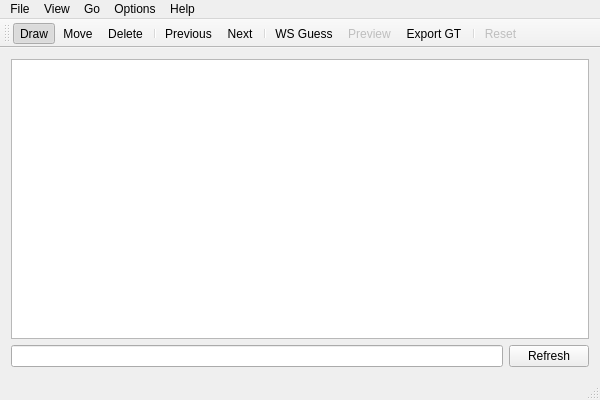
<?xml version="1.0" encoding="UTF-8"?>
<ui version="4.0">
 <class>TsHelper</class>
 <widget class="QMainWindow" name="TsHelper">
  <property name="geometry">
   <rect>
    <x>0</x>
    <y>0</y>
    <width>600</width>
    <height>400</height>
   </rect>
  </property>
  <property name="windowTitle">
   <string>OcrSlicer</string>
  </property>
  <widget class="QWidget" name="centralWidget">
   <layout class="QVBoxLayout" name="verticalLayout">
    <item>
     <widget class="SegmenterView" name="sceneview">
      <property name="mouseTracking">
       <bool>true</bool>
      </property>
      <property name="transformationAnchor">
       <enum>QGraphicsView::AnchorUnderMouse</enum>
      </property>
      <property name="resizeAnchor">
       <enum>QGraphicsView::AnchorUnderMouse</enum>
      </property>
      <property name="viewportUpdateMode">
       <enum>QGraphicsView::SmartViewportUpdate</enum>
      </property>
     </widget>
    </item>
    <item>
     <layout class="QHBoxLayout" name="horizontalLayout">
      <item>
       <widget class="TranscriptEdit" name="lineEdit">
        <property name="enabled">
         <bool>true</bool>
        </property>
       </widget>
      </item>
      <item>
       <widget class="QPushButton" name="refreshText">
        <property name="toolTip">
         <string>Reload the text from file</string>
        </property>
        <property name="text">
         <string>Refresh</string>
        </property>
       </widget>
      </item>
     </layout>
    </item>
   </layout>
  </widget>
  <widget class="QMenuBar" name="menuBar">
   <property name="geometry">
    <rect>
     <x>0</x>
     <y>0</y>
     <width>600</width>
     <height>25</height>
    </rect>
   </property>
   <widget class="QMenu" name="menuFile">
    <property name="title">
     <string>File</string>
    </property>
    <addaction name="actionOpen_Bookstore"/>
    <addaction name="separator"/>
    <addaction name="actionOpen_Transcript"/>
    <addaction name="actionSave_Transcript"/>
    <addaction name="actionSave_Transcript_as"/>
    <addaction name="separator"/>
    <addaction name="actionWrite"/>
    <addaction name="actionExport_CSeg_PNGs"/>
    <addaction name="separator"/>
    <addaction name="actionQuit"/>
   </widget>
   <widget class="QMenu" name="menuHelp">
    <property name="title">
     <string>Help</string>
    </property>
    <addaction name="actionWiki"/>
    <addaction name="separator"/>
    <addaction name="actionAbout"/>
   </widget>
   <widget class="QMenu" name="menuGo">
    <property name="title">
     <string>Go</string>
    </property>
    <addaction name="actionStart"/>
    <addaction name="actionPrev"/>
    <addaction name="actionNext"/>
   </widget>
   <widget class="QMenu" name="menuView">
    <property name="title">
     <string>View</string>
    </property>
    <addaction name="actionZoom_In"/>
    <addaction name="actionZoom_Out"/>
    <addaction name="actionFit_Width"/>
   </widget>
   <widget class="QMenu" name="menuOptions">
    <property name="title">
     <string>Options</string>
    </property>
    <addaction name="actionAuto_Guess"/>
    <addaction name="actionAuto_Write"/>
    <addaction name="separator"/>
    <addaction name="actionPreview"/>
    <addaction name="actionGuess"/>
   </widget>
   <addaction name="menuFile"/>
   <addaction name="menuView"/>
   <addaction name="menuGo"/>
   <addaction name="menuOptions"/>
   <addaction name="menuHelp"/>
  </widget>
  <widget class="QToolBar" name="mainToolBar">
   <property name="enabled">
    <bool>true</bool>
   </property>
   <attribute name="toolBarArea">
    <enum>TopToolBarArea</enum>
   </attribute>
   <attribute name="toolBarBreak">
    <bool>false</bool>
   </attribute>
   <addaction name="actionDrawMode"/>
   <addaction name="actionMoveMode"/>
   <addaction name="actionDeleteMode"/>
   <addaction name="separator"/>
   <addaction name="actionPrev"/>
   <addaction name="actionNext"/>
   <addaction name="separator"/>
   <addaction name="actionGuess"/>
   <addaction name="actionPreview"/>
   <addaction name="actionWrite"/>
   <addaction name="separator"/>
   <addaction name="actionReset"/>
  </widget>
  <widget class="QStatusBar" name="statusBar"/>
  <action name="actionPrev">
   <property name="text">
    <string>Previous</string>
   </property>
   <property name="shortcut">
    <string>Left</string>
   </property>
  </action>
  <action name="actionNext">
   <property name="text">
    <string>Next</string>
   </property>
   <property name="shortcut">
    <string>Right</string>
   </property>
  </action>
  <action name="actionDrawMode">
   <property name="checkable">
    <bool>true</bool>
   </property>
   <property name="checked">
    <bool>true</bool>
   </property>
   <property name="text">
    <string>Draw</string>
   </property>
   <property name="shortcut">
    <string>1</string>
   </property>
  </action>
  <action name="actionMoveMode">
   <property name="checkable">
    <bool>true</bool>
   </property>
   <property name="text">
    <string>Move</string>
   </property>
   <property name="shortcut">
    <string>2</string>
   </property>
  </action>
  <action name="actionDeleteMode">
   <property name="checkable">
    <bool>true</bool>
   </property>
   <property name="text">
    <string>Delete</string>
   </property>
   <property name="shortcut">
    <string>3</string>
   </property>
  </action>
  <action name="actionGuess">
   <property name="text">
    <string>WS Guess</string>
   </property>
   <property name="shortcut">
    <string>Ctrl+G</string>
   </property>
  </action>
  <action name="actionPreview">
   <property name="enabled">
    <bool>false</bool>
   </property>
   <property name="text">
    <string>Preview</string>
   </property>
   <property name="shortcut">
    <string>Ctrl+P</string>
   </property>
  </action>
  <action name="actionWrite">
   <property name="text">
    <string>Export GT</string>
   </property>
  </action>
  <action name="actionReset">
   <property name="enabled">
    <bool>false</bool>
   </property>
   <property name="text">
    <string>Reset</string>
   </property>
  </action>
  <action name="actionZoom_In">
   <property name="text">
    <string>Zoom In</string>
   </property>
   <property name="shortcut">
    <string>=</string>
   </property>
  </action>
  <action name="actionZoom_Out">
   <property name="text">
    <string>Zoom Out</string>
   </property>
   <property name="shortcut">
    <string>-</string>
   </property>
  </action>
  <action name="actionFit_Width">
   <property name="checkable">
    <bool>true</bool>
   </property>
   <property name="text">
    <string>Fit Width</string>
   </property>
  </action>
  <action name="actionAuto_Guess">
   <property name="checkable">
    <bool>true</bool>
   </property>
   <property name="text">
    <string>Auto Guess</string>
   </property>
  </action>
  <action name="actionAuto_Write">
   <property name="checkable">
    <bool>true</bool>
   </property>
   <property name="text">
    <string>Auto Export GT</string>
   </property>
  </action>
  <action name="actionOpen_Transcript">
   <property name="text">
    <string>Open CSeg XML...</string>
   </property>
  </action>
  <action name="actionSave_Transcript">
   <property name="enabled">
    <bool>false</bool>
   </property>
   <property name="text">
    <string>Save CSeg XML</string>
   </property>
   <property name="shortcut">
    <string>Ctrl+S</string>
   </property>
  </action>
  <action name="actionSave_Transcript_as">
   <property name="text">
    <string>Save CSeg XML As...</string>
   </property>
  </action>
  <action name="actionQuit">
   <property name="text">
    <string>Quit</string>
   </property>
  </action>
  <action name="actionOpen_Bookstore">
   <property name="text">
    <string>Open Bookstore...</string>
   </property>
  </action>
  <action name="actionWiki">
   <property name="text">
    <string>Wiki page on Google Code...</string>
   </property>
  </action>
  <action name="actionAbout">
   <property name="text">
    <string>About</string>
   </property>
  </action>
  <action name="actionStart">
   <property name="text">
    <string>Start</string>
   </property>
  </action>
  <action name="actionExport_CSeg_PNGs">
   <property name="text">
    <string>Export All GTs...</string>
   </property>
  </action>
 </widget>
 <layoutdefault spacing="6" margin="11"/>
 <customwidgets>
  <customwidget>
   <class>SegmenterView</class>
   <extends>QGraphicsView</extends>
   <header>segmenterview.h</header>
  </customwidget>
  <customwidget>
   <class>TranscriptEdit</class>
   <extends>QLineEdit</extends>
   <header>transcriptedit.h</header>
  </customwidget>
 </customwidgets>
 <resources/>
 <connections>
  <connection>
   <sender>actionQuit</sender>
   <signal>triggered()</signal>
   <receiver>TsHelper</receiver>
   <slot>close()</slot>
   <hints>
    <hint type="sourcelabel">
     <x>-1</x>
     <y>-1</y>
    </hint>
    <hint type="destinationlabel">
     <x>299</x>
     <y>199</y>
    </hint>
   </hints>
  </connection>
 </connections>
</ui>
